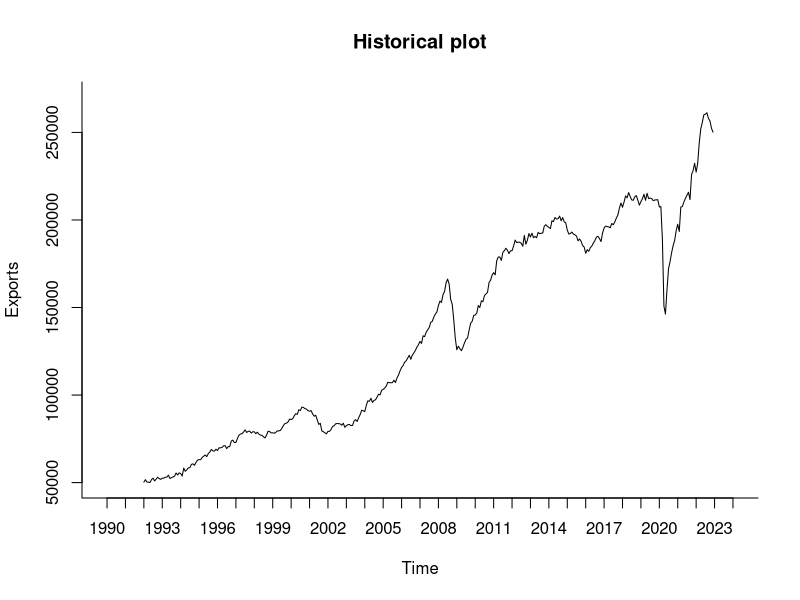
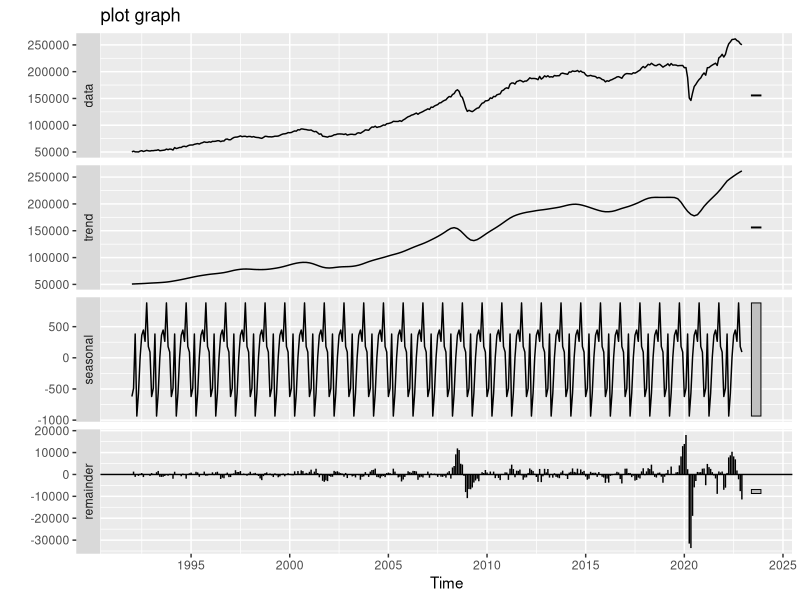
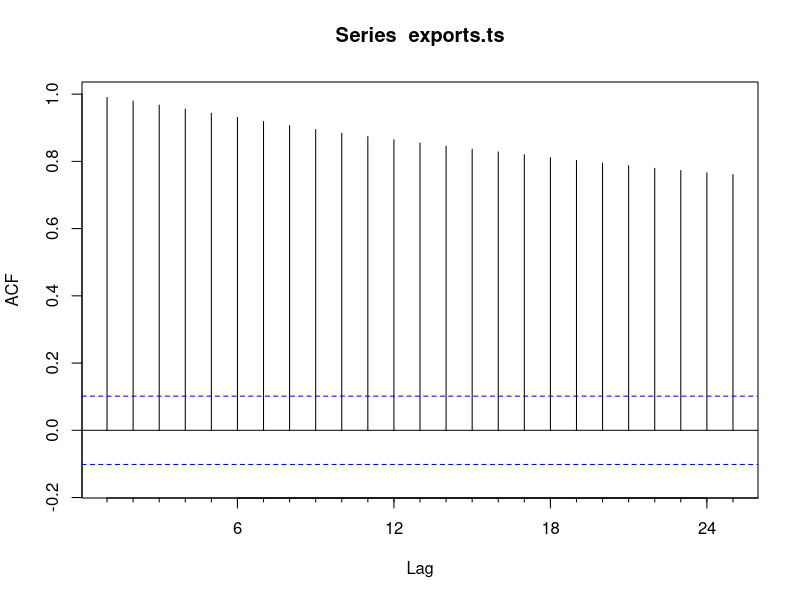
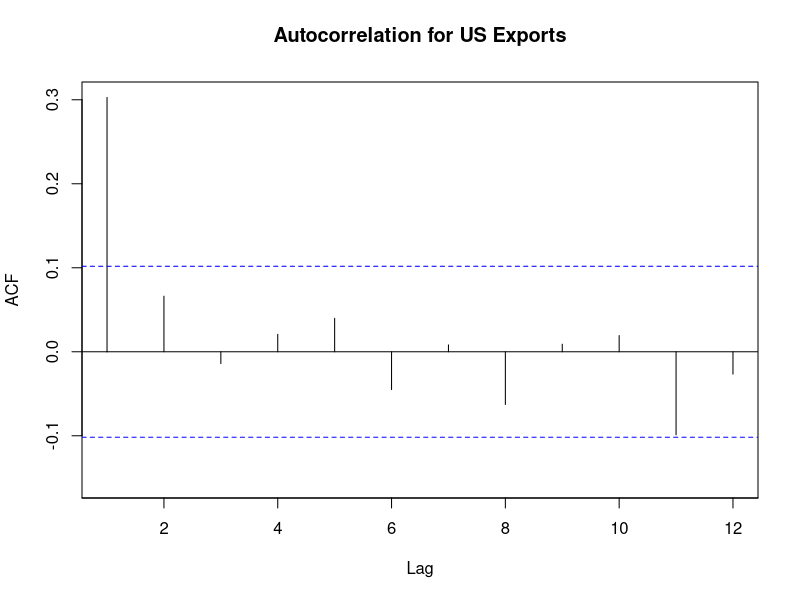
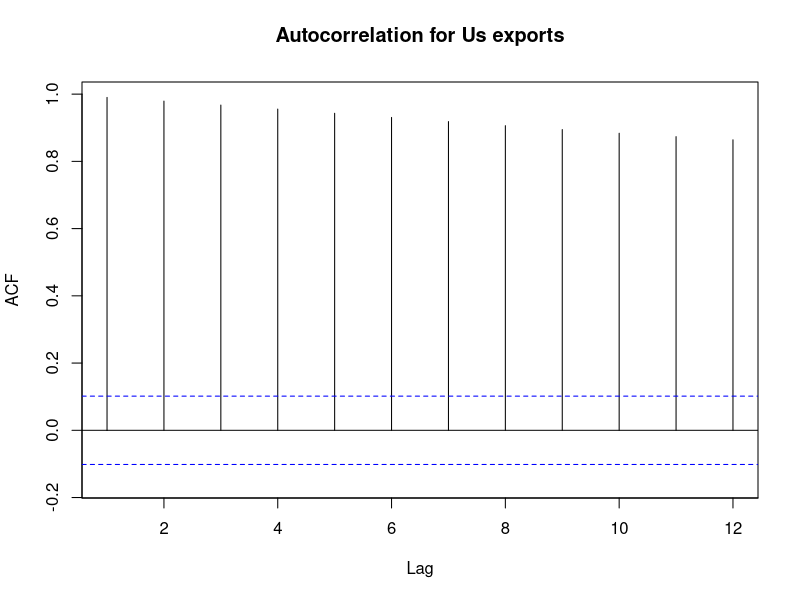
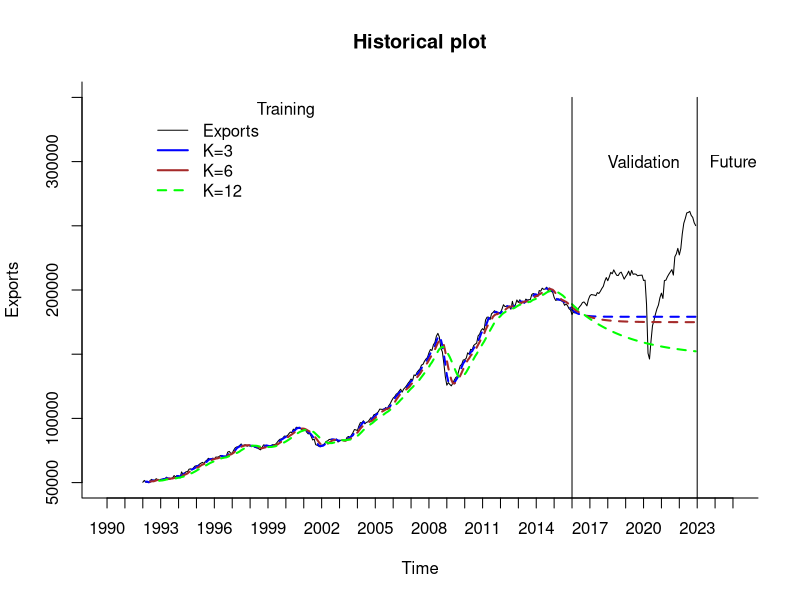
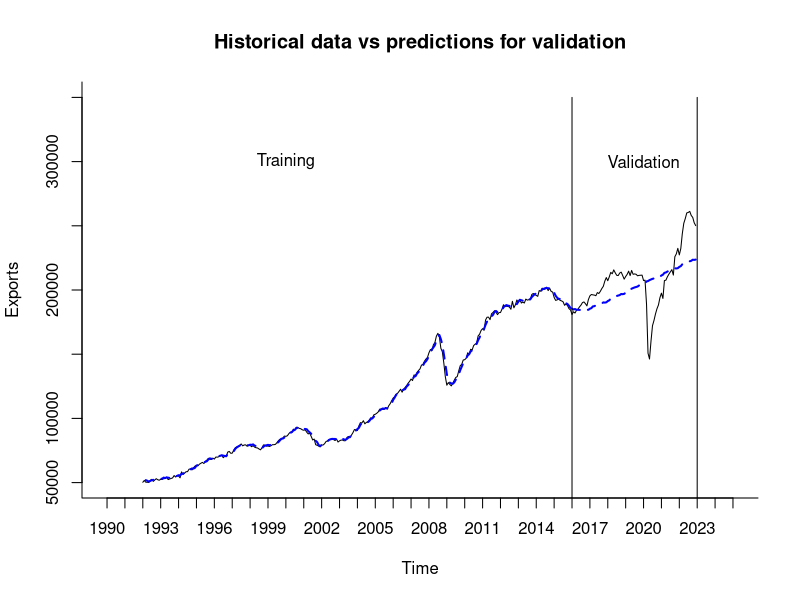
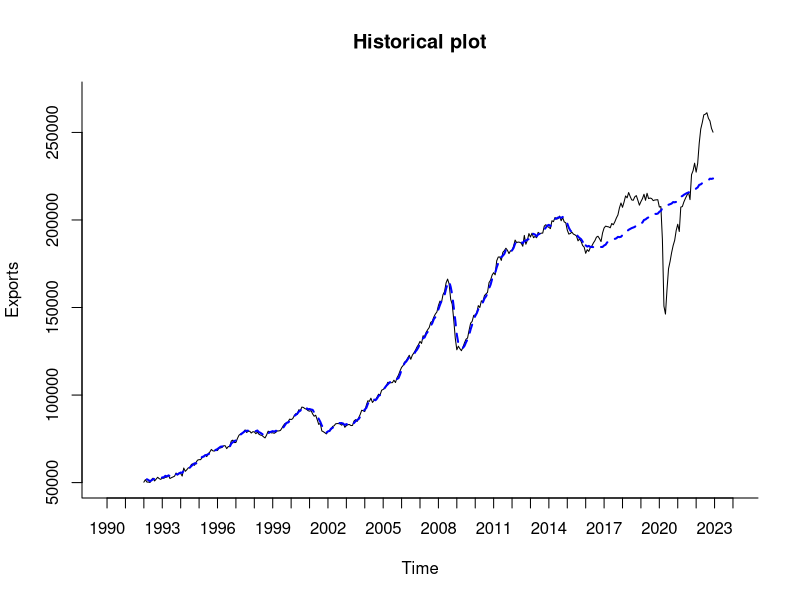

Generate these figures, in order, with R:
## USE FORECAST LIBRARY.
#install.packages("dplyr")
library(forecast)
library(zoo)

## CREATE DATA FRAME. 

# Set working directory for locating files.
setwd("C:/Users/STSC/Documents/Spring23-Timeseries/Project/")

# Create data frame.

exports.data <- read.csv("USA-Exports.csv")

exports.data$Value <- as.numeric(gsub(",","",exports.data$Value))
#typeof(exports.data$Value)
#df1 <- data.frame(exports.data$Value)

head(exports.data$Value)
tail(exports.data$Value)

###### ts()

exports.ts <- ts(exports.data$Value,
                         start = c(1992, 1), end = c(2022, 12), freq = 12)
exports.ts

###### historical plot

plot(exports.ts, 
     xlab = "Time", ylab = "Exports", xaxt = "n",
     ylim = c(50000, 270000), bty = "l",
     xlim = c(1990, 2024), main = "Historical plot") 
axis(1, at = seq(1990, 2024, 1), labels = format(seq(1990, 2024, 1)))
legend(1990,26000, legend = c("Exports"), col = c("black"), lty = c(1),
       lwd = c(1), bty = "n")

exp.plt <- stl(exports.ts, s.window = 'periodic')
autoplot(exp.plt, main = "plot graph")

#Autocorrelation plot for entire data
Acf(exports.ts)

############## predictability checking by various methods

#### approach 1 -Arima-AR(1)

export.predictability.ar1<- Arima(exports.ts, order = c(1,0,0))
summary(export.predictability.ar1)

ar1 <- 0.9993
s.e. <- 0.0010
null_mean <- 1
alpha <- 0.05
z.stat <- (ar1-null_mean)/s.e.
z.stat
p.value <- pnorm(z.stat)
p.value
if (p.value<alpha) {
  "Reject null hypothesis"
} else {
  "Accept null hypothesis"
}

#### approach 2 fpr predcitability

first.diff.data <- diff(exports.ts, lag = 1)
first.diff.data

Acf(first.diff.data, lag.max = 12, 
    main = "Autocorrelation for US Exports")

############# ACF plot

# finding autocorrelation chart and plot using Acf() function

autocor <- Acf(exports.ts, lag.max = 12, 
               main = "Autocorrelation for Us exports")
autocor

########### Data partition

# total data = 372
# valid = 84
# train = 372 - 84 = 288

nValid <- 84
nValid
nTrain <- length(exports.ts) - nValid
nTrain
train.ts <- window(exports.ts, start = c(1992, 1), end = c(1992, nTrain))
valid.ts <- window(exports.ts, start = c(1992, nTrain + 1), 
                   end = c(1992, nTrain + nValid))

train.ts
valid.ts


######## 1)two level forecast of (linear trend and seasonality , moving average for residuals)

trend.seas <- tslm(train.ts ~ trend + season)
summary(trend.seas)
trend.seas.pred <- forecast(trend.seas, h = nValid, level = 0)
trend.seas.pred

#two level forecast using regression model for linear trend
trend.reg <- tslm(train.ts ~ trend)
summary(trend.reg)
trend.reg.pred <- forecast(trend.reg, h = nValid, level = 0)
trend.reg.pred


############## decide window width

ma.trailing_3 <- rollmean(train.ts, k = 3, align = "right")
ma.trailing_6 <- rollmean(train.ts, k = 6, align = "right")
ma.trailing_12 <- rollmean(train.ts, k = 12, align = "right")


# Create forecast for the validation data for the window widths 
# of k = 4, 5, and 12. 
ma.trail_3.pred <- forecast(ma.trailing_3, h = nValid, level = 0)
ma.trail_3.pred
ma.trail_6.pred <- forecast(ma.trailing_6, h = nValid, level = 0)
ma.trail_6.pred
ma.trail_12.pred <- forecast(ma.trailing_12, h = nValid, level = 0)
ma.trail_12.pred

plot(exports.ts, 
     xlab = "Time", ylab = "Exports", xaxt = "n",
     ylim = c(50000, 350000), bty = "l",
     xlim = c(1990, 2025), main = "Historical plot") 
axis(1, at = seq(1990, 2025, 1), labels = format(seq(1990, 2025, 1)))
lines(ma.trailing_3, col = "blue", lwd = 2, lty = 2)
lines(ma.trail_3.pred$mean, col = "blue", lwd = 2, lty = 2)
lines(ma.trailing_6, col = "brown", lwd = 2, lty = 2)
lines(ma.trail_6.pred$mean, col = "brown", lwd = 2, lty = 2)
lines(ma.trailing_12, col = "green", lwd = 2, lty = 2)
lines(ma.trail_12.pred$mean, col = "green", lwd = 2, lty = 2)

legend(1992,340000, legend = c("Exports", 
                               "K=3",
                               "K=6", 
                               "K=12"), 
       col = c("black", "blue", "brown", "green"), 
       lty = c(1, 1, 1, 2), lwd =c(1, 2, 2, 2), bty = "n")
#legend(1990,26000, legend = c("Exports"), col = c("black"), lty = c(1),
#       lwd = c(1), bty = "n")

lines(c(2016, 2016), c(0, 350000))
lines(c(2023, 2023), c(0, 350000))
text(2000, 340000, "Training")
text(2020, 300000, "Validation")
text(2025, 300000, "Future")

# Use accuracy() function to identify common accuracy measures.
# Use round() function to round accuracy measures to three decimal digits.
round(accuracy(ma.trail_3.pred$mean, valid.ts), 3)
round(accuracy(ma.trail_6.pred$mean, valid.ts), 3)
round(accuracy(ma.trail_12.pred$mean, valid.ts), 3)

########## use window width k = 3 for regression residuals

trend.seas.res <- trend.seas$residuals
trend.seas.res
ma.trailing_3 <- rollmean(train.ts, k = 3, align = "right")
ma.trailing_3
# Apply trailing MA for residuals with window width k = 3
# for training partition.
ma.trail.res <- rollmean(trend.seas.res, k = 3, align = "right")
ma.trail.res

# Create residuals forecast for validation period.
ma.trail.res.pred <- forecast(ma.trail.res, h = nValid, level = 0)
ma.trail.res.pred

trend.reg <- tslm(train.ts ~ trend)
summary(trend.reg)
trend.reg.pred <- forecast(trend.reg, h = nValid, level = 0)
trend.reg.pred


fst.2level.train <- trend.seas$fitted.values + ma.trail.res


fst.2level <- trend.seas.pred$mean + ma.trail.res.pred$mean
fst.2level

#plot
plot(exports.ts, 
     xlab = "Time", ylab = "Exports", xaxt = "n",
     ylim = c(50000, 350000), bty = "l",
     xlim = c(1990, 2025), main = "Historical data vs predictions for validation") 
axis(1, at = seq(1990, 2025, 1), labels = format(seq(1990, 2025, 1)))
lines(fst.2level.train, col = "blue", lwd = 2, lty = 2)
lines(fst.2level, col = "blue", lwd = 2, lty = 2)
legend(1990,26000, legend = c("Exports"), col = c("black"), lty = c(1),
       lwd = c(1), bty = "n")

lines(c(2016, 2016), c(0, 350000))
lines(c(2023, 2023), c(0, 350000))
text(2000, 300000, "Training")
text(2020, 300000, "Validation")

#### two level with regression(trend),ma for residuals with width 3
trend.reg <- tslm(train.ts ~ trend)
summary(trend.reg)
trend.reg.pred <- forecast(trend.reg, h = nValid, level = 0)
trend.reg.pred

trend.reg.res <- trend.reg$residuals
trend.reg.res
ma.trailing_3 <- rollmean(train.ts, k = 3, align = "right")

# Apply trailing MA for residuals with window width k = 3
# for training partition.
ma.trail.res.reg <- rollmean(trend.reg.res, k = 3, align = "right")
ma.trail.res.reg

# Create residuals forecast for validation period.
ma.trail.reg.pred <- forecast(ma.trail.res.reg, h = nValid, level = 0)
ma.trail.reg.pred


fst.2level.train.reg <- trend.reg$fitted.values + ma.trail.res.reg

fst.2level.reg <- trend.reg.pred$mean + ma.trail.reg.pred$mean
fst.2level.reg

############### plot the predictions

plot(exports.ts, 
     xlab = "Time", ylab = "Exports", xaxt = "n",
     ylim = c(50000, 270000), bty = "l",
     xlim = c(1990, 2024), main = "Historical plot") 
axis(1, at = seq(1990, 2024, 1), labels = format(seq(1990, 2024, 1)))
lines(fst.2level.train, col = "blue", lwd = 2, lty = 2)
lines(fst.2level, col = "blue", lwd = 2, lty = 2)
legend(1990,26000, legend = c("Exports"), col = c("black"), lty = c(1),
       lwd = c(1), bty = "n")

lines(c(2016, 2016), c(0, 30000))
lines(c(2023, 2023), c(0, 30000))
text(2002, 3500, "Training")
text(2016.5, 3500, "Validation")
text(2020.2, 3500, "Future")
arrows(1991, 3400, 2013.9, 3400, code = 3, length = 0.1,
       lwd = 1, angle = 30)
arrows(2014.1, 3400, 2018.9, 3400, code = 3, length = 0.1,
       lwd = 1, angle = 30)
arrows(2019.1, 3400, 2021.3, 3400, code = 3, length = 0.1,
       lwd = 1, angle = 30)

#2 level model regression(only trend) and MA for residuals built over training data

plot(exports.ts, 
     xlab = "Time", ylab = "Exports", xaxt = "n",
     ylim = c(50000, 270000), bty = "l",
     xlim = c(1990, 2024), main = "Historical plot") 
axis(1, at = seq(1990, 2024, 1), labels = format(seq(1990, 2024, 1)))
lines(fst.2level.train.reg, col = "blue", lwd = 2, lty = 2)
lines(fst.2level.reg, col = "blue", lwd = 2, lty = 2)
legend(1990,26000, legend = c("Exports"), col = c("black"), lty = c(1),
       lwd = c(1), bty = "n")

lines(c(2016, 2016), c(0, 30000))
lines(c(2023, 2023), c(0, 30000))
text(2002, 3500, "Training")
text(2016.5, 3500, "Validation")
text(2020.2, 3500, "Future")
arrows(1991, 3400, 2013.9, 3400, code = 3, length = 0.1,
       lwd = 1, angle = 30)
arrows(2014.1, 3400, 2018.9, 3400, code = 3, length = 0.1,
       lwd = 1, angle = 30)
arrows(2019.1, 3400, 2021.3, 3400, code = 3, length = 0.1,
       lwd = 1, angle = 30)
####### accuracy measure

round(accuracy(trend.seas.pred$mean + ma.trail.res.pred$mean, valid.ts), 3)
#twolevel accuracy using regression only tend,ma for residuals over training data
round(accuracy(trend.reg.pred$mean+ ma.trail.reg.pred$mean, valid.ts), 3)
#round(accuracy((snaive(valid.ts))$fitted, valid.ts), 3)
#round(accuracy((naive(valid.ts))$fitted, valid.ts), 3)

######## entire dataset two level model

tot.trend.seas <- tslm(exports.ts ~ trend  + season)
summary(tot.trend.seas)

# Create regression forecast for future 12 periods.
tot.trend.seas.pred <- forecast(tot.trend.seas, h = 12, level = 0)
tot.trend.seas.pred

# Identify and display regression residuals for entire data set.
tot.trend.seas.res <- tot.trend.seas$residuals
tot.trend.seas.res

# Use trailing MA to forecast residuals for entire data set.
tot.ma.trail.res <- rollmean(tot.trend.seas.res, k = 3, align = "right")
tot.ma.trail.res

# Create forecast for trailing MA residuals for future 12 periods.
tot.ma.trail.res.pred <- forecast(tot.ma.trail.res, h = 12, level = 0)
tot.ma.trail.res.pred

# Develop 2-level forecast for future 12 periods by combining 
# regression forecast and trailing MA for residuals for future
# 12 periods.
tot.fst.2level.train <- tot.trend.seas$fitted.values + tot.ma.trail.res
tot.fst.2level <- tot.trend.seas.pred$mean + tot.ma.trail.res.pred$mean
tot.fst.2level

########## plot future predictions
plot(exports.ts, 
     xlab = "Time", ylab = "Exports", xaxt = "n",
     ylim = c(50000, 350000), bty = "l",
     xlim = c(1990, 2025), main = "Historical data and future predictions") 
axis(1, at = seq(1990, 2025, 1), labels = format(seq(1990, 2025, 1)))
lines(tot.fst.2level.train, col = "blue", lwd = 2, lty = 2)
lines(tot.fst.2level, col = "blue", lwd = 2, lty = 2)
legend(1990,26000, legend = c("Exports"), col = c("black"), lty = c(1),
       lwd = c(1), bty = "n")

lines(c(2016, 2016), c(0, 350000))
lines(c(2023, 2023), c(0, 350000))
text(2000, 300000, "Training")
text(2020, 300000, "Validation")
text(2025, 300000, "Future")


###### entire accuracy measures

round(accuracy(tot.trend.seas.pred$fitted + tot.ma.trail.res.pred$fitted, exports.ts), 3)
round(accuracy((snaive(exports.ts))$fitted, exports.ts), 3)
round(accuracy((naive(exports.ts))$fitted, exports.ts), 3)

################ two level regression(trend,sesonality),ar(1) for residuals
Acf(trend.seas$residuals, lag.max = 12, 
    main = "Autocorrelation for Exports Training Residuals")
# Use Arima() function to fit AR(1) model for training residuals. The Arima model of 
# order = c(1,0,0) gives an AR(1) model.
# Use summary() to identify parameters of AR(1) model. 
res.ar1 <- Arima(trend.seas$residuals, order = c(1,0,0))
summary(res.ar1)
res.ar1$fitted

# Use forecast() function to make prediction of residuals in validation set.
res.ar1.pred <- forecast(res.ar1, h = nValid, level = 0)
res.ar1.pred

# Use Acf() function to identify autocorrelation for the training 
# residual of residuals and plot autocorrelation for different lags 
# (up to maximum of 12).
Acf(res.ar1$residuals, lag.max = 12, 
    main = "Autocorrelation for Exports Training Residuals of Residuals")

train.two.level <- trend.seas$fitted.values + res.ar1$fitted
valid.two.level.pred <- trend.seas.pred$mean + res.ar1.pred$mean

######### plot predictions

plot(exports.ts, 
     xlab = "Time", ylab = "Exports", xaxt = "n",
     ylim = c(50000, 300000), bty = "l",
     xlim = c(1990, 2025), main = "Historical data vs prediction for validation data") 
axis(1, at = seq(1990, 2025, 1), labels = format(seq(1990, 2025, 1)))
lines(train.two.level, col = "blue", lwd = 2, lty = 2)
lines(valid.two.level.pred, col = "blue", lwd = 2, lty = 2)
legend(1990,26000, legend = c("Exports"), col = c("black"), lty = c(1),
       lwd = c(1), bty = "n")

lines(c(2016, 2016), c(0, 350000))
lines(c(2023, 2023), c(0, 350000))
text(2000, 300000, "Training")
text(2020, 300000, "Validation")
###### accuracy

round(accuracy(trend.seas.pred$mean + res.ar1.pred$mean, valid.ts), 3)
round(accuracy((snaive(valid.ts))$fitted, valid.ts), 3)
round(accuracy((naive(valid.ts))$fitted, valid.ts), 3)

############### Model built over entire dataset

residual.ar1 <- Arima(tot.trend.seas$residuals, order = c(1,0,0))

# Use summary() to identify parameters of AR(1) model.
summary(residual.ar1)


residual.ar1.pred <- forecast(residual.ar1, h = 12, level = 0)
residual.ar1.pred
# Use Acf() function to identify autocorrelation for the residuals of residuals 
# and plot autocorrelation for different lags (up to maximum of 12).
Acf(residual.ar1$residuals, lag.max = 12, 
    main = "Autocorrelation for Residuals of Residuals for Entire Data Set")


# Identify forecast for the future 12 periods as sum of linear trend and 
# seasonal model and AR(1) model for residuals.

tot.fst.2level.train.ar1 <- tot.trend.seas$fitted.values + residual.ar1$fitted

lin.season.ar1.pred <- tot.trend.seas.pred$mean + residual.ar1.pred$mean
lin.season.ar1.pred

############## plot future predictions

plot(exports.ts, 
     xlab = "Time", ylab = "Exports", xaxt = "n",
     ylim = c(50000, 300000), bty = "l",
     xlim = c(1990, 2025), main = "Historical data with future predictions") 
axis(1, at = seq(1990, 2025, 1), labels = format(seq(1990, 2025, 1)))
lines(tot.fst.2level.train.ar1, col = "blue", lwd = 2, lty = 2)
lines(lin.season.ar1.pred, col = "blue", lwd = 2, lty = 2)
legend(1990,26000, legend = c("Exports"), col = c("black"), lty = c(1),
       lwd = c(1), bty = "n")

lines(c(2016, 2016), c(0, 350000))
lines(c(2023, 2023), c(0, 350000))
text(2000, 300000, "Training")
text(2020, 300000, "Validation")
text(2025, 300000, "Future")
######### accuracy

round(accuracy(tot.trend.seas.pred$fitted + residual.ar1.pred$fitted, exports.ts), 3)
round(accuracy((snaive(exports.ts))$fitted, exports.ts), 3)
round(accuracy((naive(exports.ts))$fitted, exports.ts), 3)

############## holt-winter's model

# Use ets() function with model = "ZZZ", to identify the best HW option
# and optimal alpha, beta, & gamma to fit HW for the training data period.
HW.ZZZ <- ets(train.ts, model = "ZZZ")
HW.ZZZ 

# Use forecast() function to make predictions using this HW model for
# valid into the future.
HW.ZZZ.pred <- forecast(HW.ZZZ, h = nValid , level = 0)
HW.ZZZ.pred

########### plot predictions
plot(exports.ts, 
     xlab = "Time", ylab = "Exports", xaxt = "n",
     ylim = c(50000, 300000), bty = "l",
     xlim = c(1990, 2025), main = "Historical data vs predictions for validation data") 
axis(1, at = seq(1990, 2025, 1), labels = format(seq(1990, 2025, 1)))
lines(HW.ZZZ$fitted, col = "blue", lwd = 2, lty = 2)
lines(HW.ZZZ.pred$mean, col = "blue", lwd = 2, lty = 2)
legend(1990,26000, legend = c("Exports"), col = c("black"), lty = c(1),
       lwd = c(1), bty = "n")

lines(c(2016, 2016), c(0, 350000))
lines(c(2023, 2023), c(0, 350000))
text(2000, 300000, "Training")
text(2020, 300000, "Validation")


########### entire data

###############holts winter model  zzz for entire dataset
HW.ZZZ.entire <- ets(exports.ts, model = "ZZZ")
HW.ZZZ.entire 

# Use forecast() function to make predictions using this HW model for
# 12 month into the future.
HW.ZZZ.entire.pred <- forecast(HW.ZZZ.entire, h = 12 , level = 0)
HW.ZZZ.entire.pred

############### plot future predictions

plot(exports.ts, 
     xlab = "Time", ylab = "Exports", xaxt = "n",
     ylim = c(50000, 300000), bty = "l",
     xlim = c(1990, 2025), main = "Historical data with future predictions") 
axis(1, at = seq(1990, 2025, 1), labels = format(seq(1990, 2025, 1)))
lines(HW.ZZZ.entire$fitted, col = "blue", lwd = 2, lty = 2)
lines(HW.ZZZ.entire.pred$mean, col = "blue", lwd = 2, lty = 2)
legend(1990,26000, legend = c("Exports"), col = c("black"), lty = c(1),
       lwd = c(1), bty = "n")

lines(c(2016, 2016), c(0, 350000))
lines(c(2023, 2023), c(0, 350000))
text(2000, 300000, "Training")
text(2020, 300000, "Validation")
text(2025, 300000, "Future")


########### accuracy

round(accuracy((snaive(exports.ts))$fitted, exports.ts), 3)
round(accuracy((naive(exports.ts))$fitted, exports.ts), 3)
round(accuracy(HW.ZZZ.entire.pred$fitted, exports.ts), 3)

######### auto.arima() over training data

train.auto.arima <- auto.arima(train.ts)
summary(train.auto.arima)

# Apply forecast() function to make predictions for ts with 
# auto ARIMA model in validation set.  
train.auto.arima.pred <- forecast(train.auto.arima, h = nValid, level = 0)
train.auto.arima.pred

########### plot predictions
plot(exports.ts, 
     xlab = "Time", ylab = "Exports", xaxt = "n",
     ylim = c(50000, 300000), bty = "l",
     xlim = c(1990, 2025), main = "Historical data vs predictoins for validation data") 
axis(1, at = seq(1990, 2025, 1), labels = format(seq(1990, 2025, 1)))
lines(train.auto.arima$fitted, col = "blue", lwd = 2, lty = 2)
lines(train.auto.arima.pred$mean, col = "blue", lwd = 2, lty = 2)
legend(1990,26000, legend = c("Exports"), col = c("black"), lty = c(1),
       lwd = c(1), bty = "n")

lines(c(2016, 2016), c(0, 350000))
lines(c(2023, 2023), c(0, 350000))
text(2000, 300000, "Training")
text(2020, 300000, "Validation")


##### entire data auto arima

entire.auto.arima <- auto.arima(exports.ts)
summary(entire.auto.arima)

# Apply forecast() function to make predictions for ts with 
# auto ARIMA model in validation set.  
entire.auto.arima.pred <- forecast(entire.auto.arima, h = 12, level = 0)
entire.auto.arima.pred

entire.212.arima <- Arima(exports.ts, order = c(2,1,2)) 
summary(entire.212.arima)

entire.212.arima.pred <- forecast(entire.212.arima, h = 12, level = 0)
entire.212.arima.pred

############ plot future predictions
plot(exports.ts, 
     xlab = "Time", ylab = "Exports", xaxt = "n",
     ylim = c(50000, 300000), bty = "l",
     xlim = c(1990, 2025), main = "Historical data with future predictions") 
axis(1, at = seq(1990, 2025, 1), labels = format(seq(1990, 2025, 1)))
lines(entire.212.arima$fitted, col = "brown", lwd = 2, lty = 2)
lines(entire.212.arima.pred$mean, col = "brown", lwd = 2, lty = 2)
lines(entire.auto.arima$fitted, col = "blue", lwd = 2, lty = 2)
lines(entire.auto.arima.pred$mean, col = "blue", lwd = 2, lty = 2)
legend(1992,250000, legend = c("Exports", 
                               "ARIMA(0,1,2)",
                               "ARIMA(2,1,2)"), 
       col = c("black", "blue", "brown"), 
       lty = c(1, 1, 1), lwd =c(1, 2, 2), bty = "n")
#legend(1990,250000, legend = c("Exports"), col = c("black"), lty = c(1),
#      lwd = c(1), bty = "n")

lines(c(2016, 2016), c(0, 350000))
lines(c(2023, 2023), c(0, 350000))
text(2000, 300000, "Training")
text(2020, 300000, "Validation")
text(2025, 300000, "Future")

########## accuracy measures

round(accuracy(tot.trend.seas.pred$fitted + tot.ma.trail.res.pred$fitted, exports.ts), 3)

round(accuracy(tot.trend.seas.pred$fitted + residual.ar1.pred$fitted, exports.ts), 3)

round(accuracy(HW.ZZZ.entire.pred$fitted, exports.ts), 3)

round(accuracy(entire.auto.arima.pred$fitted, exports.ts), 3)
round(accuracy(entire.212.arima.pred$fitted, exports.ts), 3)

round(accuracy((snaive(exports.ts))$fitted, exports.ts), 3)
round(accuracy((naive(exports.ts))$fitted, exports.ts), 3)

#Forecasting using best model built which is holts winter in our case

forecast.best<-forecast(HW.ZZZ.entire, h = 12 , level = 0)
forecast.best
#forecast in future using auto arima
forecast.autoarima<-forecast(entire.auto.arima, h = 12 , level = 0)
forecast.autoarima
